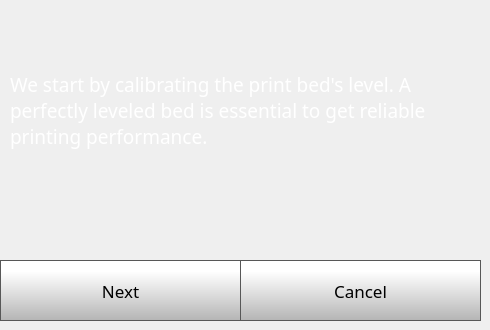
    <widget class="QWidget" name="quickStep1Page">
     <widget class="QLabel" name="calibrateLabel_6">
      <property name="geometry">
       <rect>
        <x>10</x>
        <y>20</y>
        <width>461</width>
        <height>181</height>
       </rect>
      </property>
      <property name="font">
       <font>
        <family>Gotham</family>
        <pointsize>14</pointsize>
        <weight>50</weight>
        <bold>false</bold>
       </font>
      </property>
      <property name="contextMenuPolicy">
       <enum>Qt::NoContextMenu</enum>
      </property>
      <property name="styleSheet">
       <string notr="true">color: rgb(255, 255, 255);</string>
      </property>
      <property name="text">
       <string>We start by calibrating the print bed's level. A perfectly leveled bed is essential to get reliable printing performance.</string>
      </property>
      <property name="wordWrap">
       <bool>true</bool>
      </property>
     </widget>
     <widget class="QPushButton" name="quickStep1NextButton">
      <property name="geometry">
       <rect>
        <x>0</x>
        <y>260</y>
        <width>241</width>
        <height>61</height>
       </rect>
      </property>
      <property name="font">
       <font>
        <family>Gotham</family>
        <pointsize>13</pointsize>
       </font>
      </property>
      <property name="contextMenuPolicy">
       <enum>Qt::NoContextMenu</enum>
      </property>
      <property name="styleSheet">
       <string notr="true">QPushButton {
     border: 1px solid rgb(87, 87, 87);
	background-color: qlineargradient(spread:pad, x1:0, y1:1, x2:0, y2:0.188, stop:0 rgba(180, 180, 180, 255), stop:1 rgba(255, 255, 255, 255));


}

QPushButton:pressed {
    background-color: qlineargradient(x1: 0, y1: 0, x2: 0, y2: 1,
                                      stop: 0 #dadbde, stop: 1 #f6f7fa);
}

QPushButton:flat {
    border: none; /* no border for a flat push button */
}

QPushButton:default {
    border-color: navy; /* make the default button prominent */
}

QPushButton:focus {
	outline: none;
}</string>
      </property>
      <property name="text">
       <string>Next</string>
      </property>
      <property name="iconSize">
       <size>
        <width>40</width>
        <height>40</height>
       </size>
      </property>
     </widget>
     <widget class="QPushButton" name="quickStep1CancelButton">
      <property name="geometry">
       <rect>
        <x>240</x>
        <y>260</y>
        <width>241</width>
        <height>61</height>
       </rect>
      </property>
      <property name="font">
       <font>
        <family>Gotham</family>
        <pointsize>13</pointsize>
       </font>
      </property>
      <property name="contextMenuPolicy">
       <enum>Qt::NoContextMenu</enum>
      </property>
      <property name="styleSheet">
       <string notr="true">QPushButton {
     border: 1px solid rgb(87, 87, 87);
	background-color: qlineargradient(spread:pad, x1:0, y1:1, x2:0, y2:0.188, stop:0 rgba(180, 180, 180, 255), stop:1 rgba(255, 255, 255, 255));


}

QPushButton:pressed {
    background-color: qlineargradient(x1: 0, y1: 0, x2: 0, y2: 1,
                                      stop: 0 #dadbde, stop: 1 #f6f7fa);
}

QPushButton:flat {
    border: none; /* no border for a flat push button */
}

QPushButton:default {
    border-color: navy; /* make the default button prominent */
}

QPushButton:focus {
	outline: none;
}</string>
      </property>
      <property name="text">
       <string>Cancel</string>
      </property>
      <property name="iconSize">
       <size>
        <width>40</width>
        <height>40</height>
       </size>
      </property>
     </widget>
     <widget class="QLabel" name="printPreviewSelected_3">
      <property name="geometry">
       <rect>
        <x>160</x>
        <y>110</y>
        <width>150</width>
        <height>150</height>
       </rect>
      </property>
      <property name="contextMenuPolicy">
       <enum>Qt::NoContextMenu</enum>
      </property>
      <property name="styleSheet">
       <string notr="true">background-color: rgba(255, 255, 255, 0);</string>
      </property>
      <property name="text">
       <string/>
      </property>
      <property name="scaledContents">
       <bool>true</bool>
      </property>
     </widget>
    </widget>
